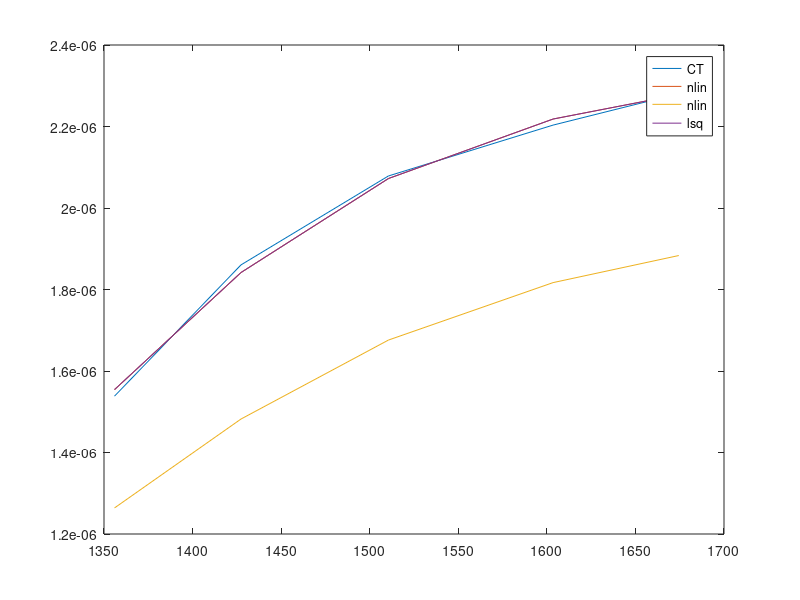

Write the MATLAB code that produced this figure.
function rescaling_test
% Similar to the CurveFitOmegaRPM function, this function just exists as an
% experimentation with different curve fits. This one I followed through
% with however
load('POCidentification_all_coefs_2018_06_06_Circles_Acro.mat')
load('POCidentification_test_span_2018_06_06_Circles_Acro.mat')

ave_omega = prep_omegas(coef,omega,n1,n2);
ct = coef(1,:);

x3 = [(2.089*10^-6),10245,.007217];
fun4 = @(x,data) x(1)./(1+x(2).*exp(-x(3).*data));
fit4 = nlinfit(ave_omega,coef(1,:),fun4,x3);
fprintf('beta = %e\ngamma = %e\npower = %e\n',fit4(1),fit4(2),fit4(3))
ct3 = fit4(1)./(1+fit4(2)*exp(-fit4(3).*ave_omega));

x = [(2.089*10^-6),10245,.007217];
fun = @(x,data) x(1)./(1+x(2).*exp(-x(3).*data));
fit = nlinfit(ave_omega.*10000,coef(1,:).*10000,fun,x.*10000);
fprintf('\nbeta = %e\ngamma = %e\npower = %e\n',fit(1),fit(2),fit(3))
fit = fit./10000;
ct0 = fit(1)./(1+fit(2)*exp(-fit(3).*ave_omega));

x1 = [(2.089*10^-6),10245,.007217];
fun2 = @(x,data) x(1)./(1+x(2).*exp(-x(3).*data));
fit2 = lsqcurvefit(fun2,x1,ave_omega,coef(1,:));
fprintf('beta = %e\ngamma = %e\npower = %e\n',fit2(1),fit2(2),fit2(3))
ct2 = fit2(1)./(1+fit2(2).*exp(-fit2(3).*ave_omega));

figure('Visible','on')
plot(ave_omega,coef(1,:),ave_omega,ct3,ave_omega,ct0,ave_omega,ct2)
legend('CT','nlin','nlin','lsq')

mean_error(ct,ct0,'nlinfit')
mean_error(ct,ct2,'lsqcurvefit')


function ave_omega = prep_omegas(coef,omega,n1,n2)
len_coef = length(coef);
ave_omega_array = zeros(4,len_coef);
ave_omega = zeros(1,len_coef);

for i = 1:len_coef
    ave_omega_array(1,i) = mean(omega(1,n1(i):n2(i)));
    ave_omega_array(2,i) = mean(omega(2,n1(i):n2(i)));
    ave_omega_array(3,i) = mean(omega(3,n1(i):n2(i)));
    ave_omega_array(4,i) = mean(omega(4,n1(i):n2(i)));
end

for j = 1:len_coef
    ave_omega(j) = mean(ave_omega_array(:,j));
end

function mean_error(ct,ct_estimated,string)
error = immse(ct,ct_estimated);
print = sprintf('The error for %s is %e\n',string,error);
fprintf('%s',print)










